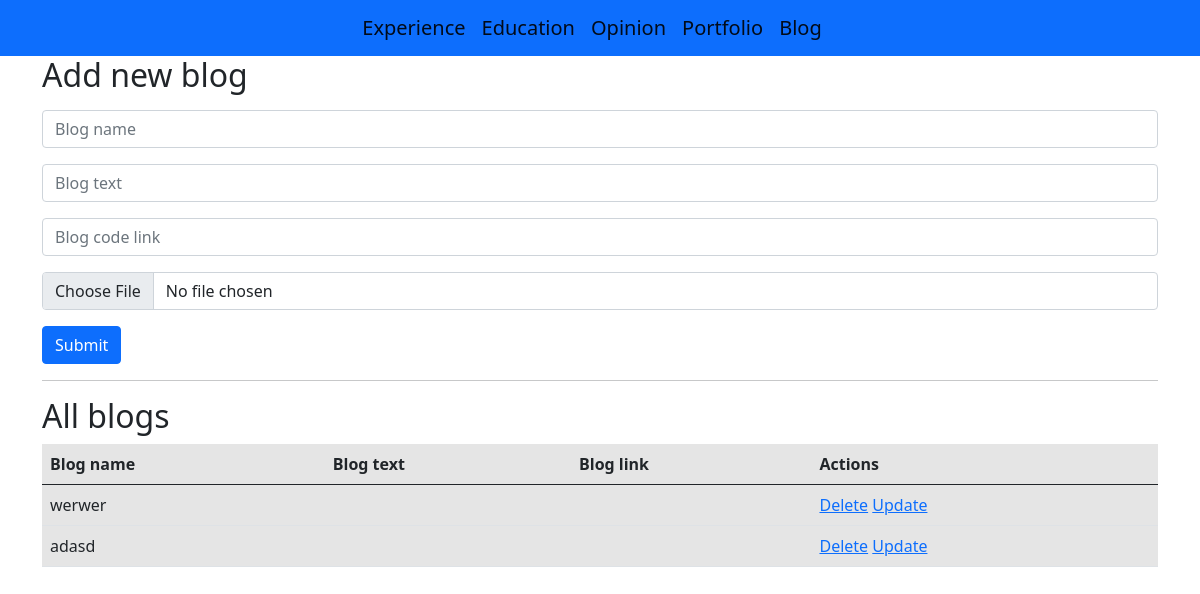
The app's page /admin/blog, older data.
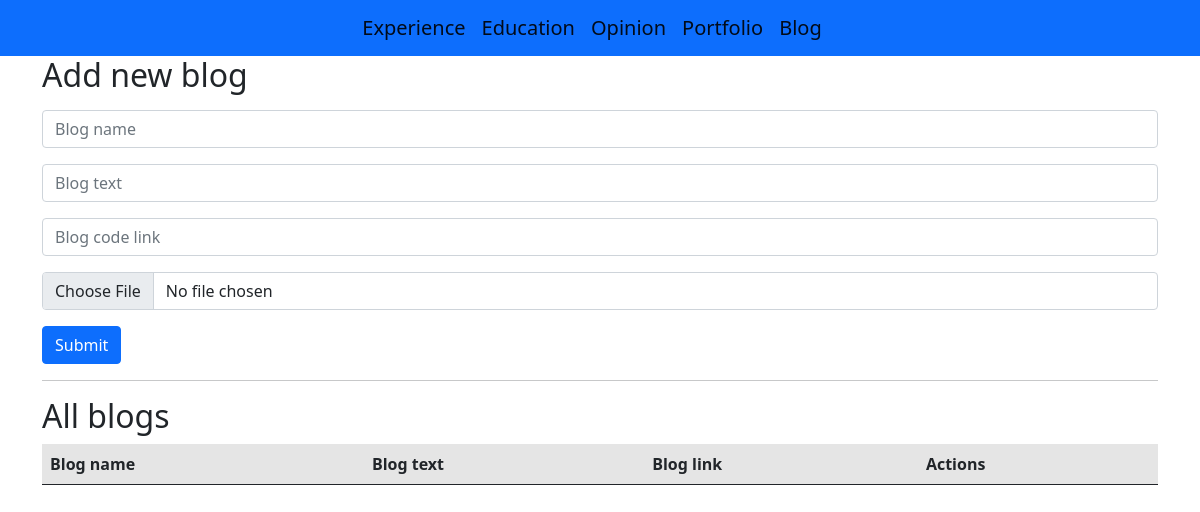
The same page, newer data.
### models.py (models this page shows)
class Blog(db.Model):
    id = db.Column(db.Integer, primary_key=True)
    blog_name = db.Column(db.String(50))
    blog_text = db.Column(db.String(100))
    blog_link = db.Column(db.String(100))
    blog_img = db.Column(db.String(200))

### app.py (the view, shortened to what this page needs)
@app.route("/admin/blog", methods=['GET', 'POST'])
def admin_blog():
    from models import Blog
    blog=Blog.query.all()
    return render_template('admin/blog.html', blog=blog)

### templates/admin/blog.html
{% extends "admin/base.html" %} {% block content %}
<h2>Add new blog</h2>
<form action="/admin/blog" method="POST" enctype="multipart/form-data">
    <div class="mt-3">
        <input type="text" class="form-control" placeholder="Blog name" name="blog_name">
    </div>
    <div class="mt-3">
        <input type="text" class="form-control" placeholder="Blog text" name="blog_text">
    </div>
    <div class="mt-3">
        <input type="text" class="form-control" placeholder="Blog code link" name="blog_link">
    </div>
    <div class="mt-3">
        <input type="file" class="form-control" placeholder="Blog image" name="blog_img">
    </div>
    <button type="submit" class="btn btn-primary mt-3">Submit</button>
</form>
<hr>
<h2>All blogs</h2>
<table class="table table-active">
    <thead>
        <tr>
            <th scope="col">Blog name</th>
            <th scope="col">Blog text</th>
            <th scope="col">Blog link</th>
            <th scope="col">Actions</th>
        </tr>
    </thead>
    <tbody>
        {% for blog in blog %}
        <tr>
            <td>{{blog.blog_name}}</td>
            <td>{{blog.blog_link}}</td>
            <td>{{blog.blog_text}}</td>
            <td>
                <a href="/admin/blog/delete/{{blog.id}}">Delete</a>
                <a href="/admin/blog/update/{{blog.id}}">Update</a>
            </td>
        </tr>
        {% endfor %}
    </tbody>
</table>
{% endblock %}

Row changes from the older to the newer data that the page shows:
removed Blog: blog_name "werwer"
removed Blog: blog_name "adasd"
